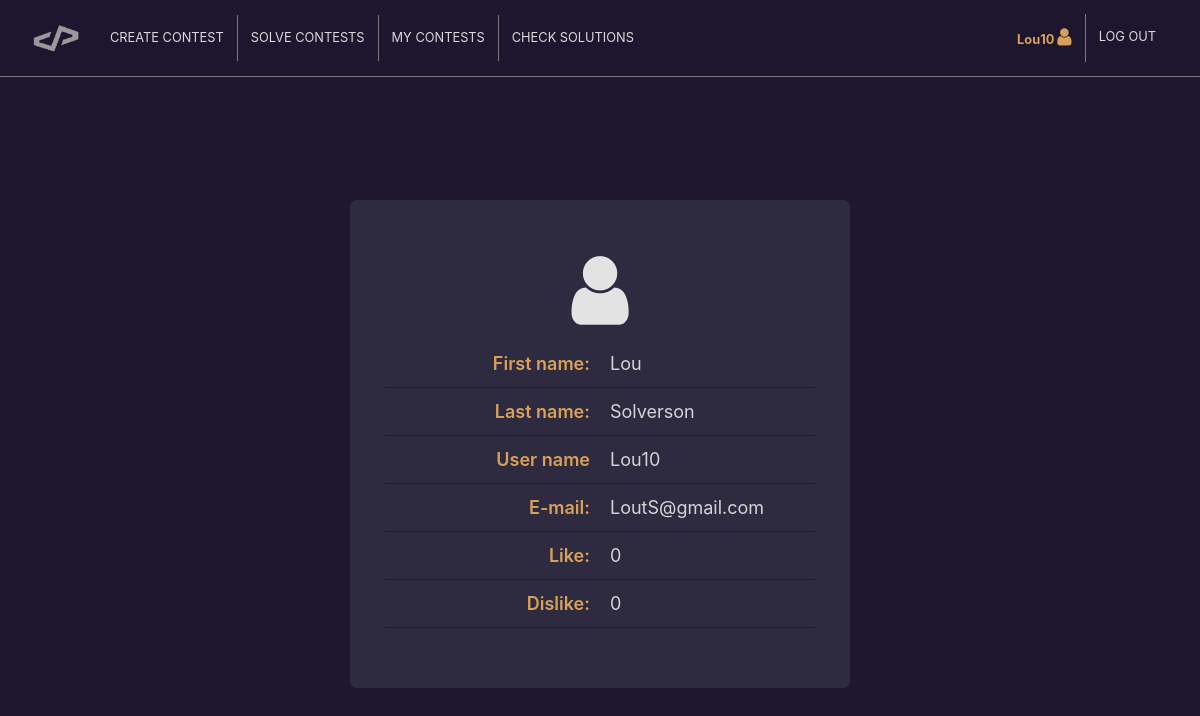
The page /user_profile.php (signed in) on the database as committed earlier.
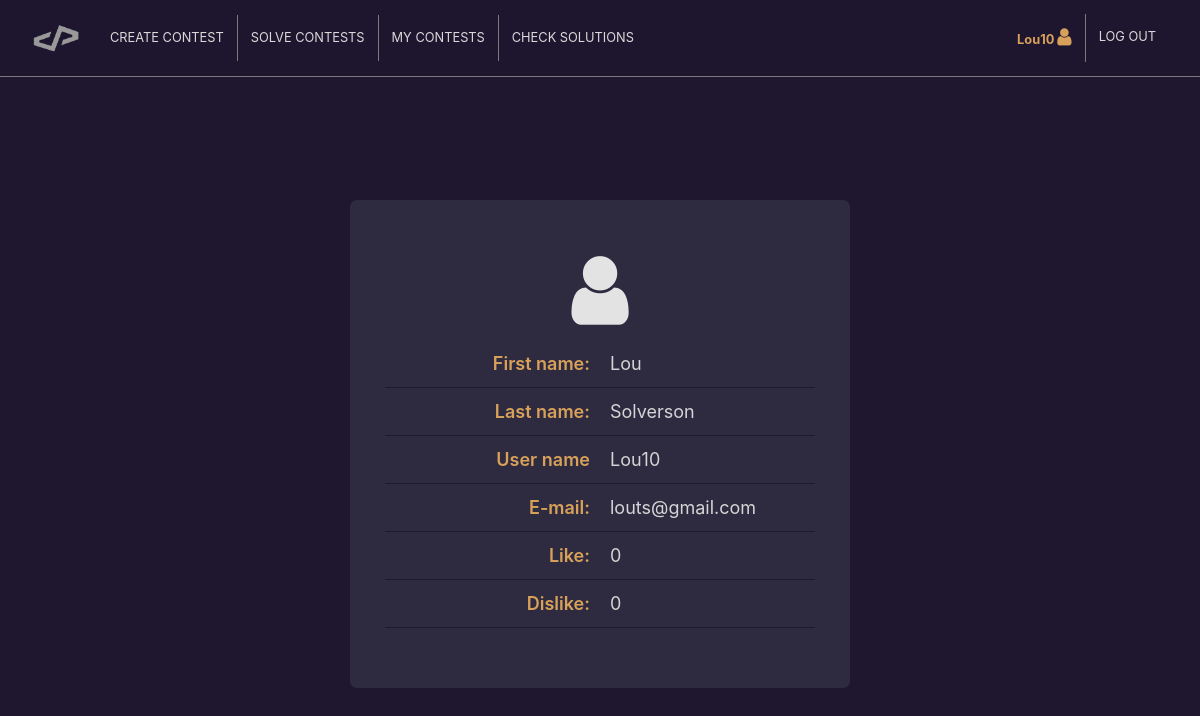
The same page on the database as committed later.
### tables this page shows
CREATE TABLE IF NOT EXISTS `ratings` (
  `likes` int(9) NOT NULL,
  `dislikes` int(9) NOT NULL,
  `id_user` int(9) NOT NULL,
  PRIMARY KEY (`id_user`),
  KEY `id_user` (`id_user`)
);

CREATE TABLE IF NOT EXISTS `users` (
  `id_user` int(9) NOT NULL AUTO_INCREMENT,
  `username` varchar(30) NOT NULL,
  `password` varchar(40) NOT NULL,
  `firstname` varchar(30) NOT NULL,
  `lastname` varchar(30) NOT NULL,
  `email` varchar(30) NOT NULL,
  `verified` tinyint(1) NOT NULL,
  `token` varchar(40) NOT NULL,
  PRIMARY KEY (`id_user`)
);

### assets/php/user_profile_p.php (called while the page is built)
<?php
require_once "db_config.php";
$sql = "SELECT users.id_user, users.username, users.firstname, users.lastname, users.email, ratings.likes, ratings.dislikes FROM users
		JOIN ratings ON users.id_user = ratings.id_user
		WHERE users.id_user = {$_SESSION['id_user']}";
$result = mysqli_query($connection, $sql) or die(mysqli_error($connection));
$record = mysqli_fetch_array($result, MYSQLI_ASSOC);

### user_profile.php (the view, shortened to what this page needs)
<?php
require 'assets/php/user_profile_p.php';
?>
<!DOCTYPE html>
<html>
<head>
	<link rel="stylesheet" href="https://cdnjs.cloudflare.com/ajax/libs/twitter-bootstrap/4.4.1/css/bootstrap.min.css">
	<link rel="stylesheet" href="https://cdnjs.cloudflare.com/ajax/libs/font-awesome/4.7.0/css/font-awesome.min.css">
	<link rel="stylesheet" href="https://cdnjs.cloudflare.com/ajax/libs/material-design-icons/3.0.1/iconfont/material-icons.min.css">
	<link rel="stylesheet" href="assets/css/Login-Form-Dark.css">
	<link rel="stylesheet" href="assets/css/profile.css">
	<link rel="stylesheet" href="assets/css/styles.css">
</head>
<body>
	<nav class="navbar navbar-light navbar-expand-md fixed-top">
		<div class="container-fluid">
			<a class="navbar-brand" data-toggle="tooltip" data-bs-tooltip="" href="index.php" title="Home">
				<div></div>
			</a>
			<div class="collapse navbar-collapse" id="navcol-1">
				<ul class="nav navbar-nav flex-grow-1 justify-content-start">
					<li class="nav-item" role="presentation"><a class="nav-link" href="create_contest.php">CREATE CONTEST</a></li>
					<li class="nav-item" role="presentation"><a class="nav-link" href="solve_contests.php">SOLVE CONTESTS</a></li>
					<li class="nav-item" role="presentation"><a class="nav-link" href="my_contests.php">MY CONTESTS</a></li>
					<li class="nav-item no-right-border" role="presentation"><a class="nav-link" href="check_solutions.php">CHECK SOLUTIONS</a></li>
				</ul>
				<ul class="nav navbar-nav flex-grow-1 justify-content-end">
					<li class="nav-item" role="presentation">
						<a class="nav-link active">
							<span id="user-name"><?php echo $_SESSION['username']; ?></span>
							<i class="fa fa-user user-profile"></i>
						</a>
					</li>
					<li class="nav-item no-right-border" role="presentation">
						<a class="nav-link" href="log_in.php?logout=1">LOG OUT</a>
					</li>
				</ul>
			</div>
		</div>
	</nav>
	<div class="container d-flex flex-column container-small">
		<div class="profile-data">
			<div class="row">
				<div class="col profile-pic"><i class="fa fa-user profile-icon"></i></div>
			</div>
			<div class="row user-data">
				<div class="col user-keys">
					<p>First name:</p>
				</div>
				<div class="col user-values">
					<p id="user-first-name"><?php echo $record['firstname']; ?></p>
				</div>
			</div>
			<div class="row user-data">
				<div class="col user-keys">
					<p>Last name:</p>
				</div>
				<div class="col user-values">
					<p id="user-last-name"><?php echo $record['lastname']; ?></p>
				</div>
			</div>
			<div class="row user-data">
				<div class="col user-keys">
					<p>User name</p>
				</div>
				<div class="col user-values">
					<p id="user-name"><?php echo $record['username']; ?></p>
				</div>
			</div>
			<div class="row user-data">
				<div class="col user-keys">
					<p>E-mail:</p>
				</div>
				<div class="col user-values">
					<p id="user-email"><?php echo $record['email']; ?></p>
				</div>
			</div>
			<div class="row user-data">
				<div class="col user-keys">
					<p>Like:</p>
				</div>
				<div class="col user-values">
					<p id="user-like"><?php echo $record['likes']; ?></p>
				</div>
			</div>
			<div class="row user-data">
				<div class="col user-keys">
					<p>Dislike:</p>
				</div>
				<div class="col user-values">
					<p id="user-dislike"><?php echo $record['dislikes']; ?></p>
				</div>
			</div>
		</div>
	</div>
</body>
</html>

Rows that differ between the two databases and show on the page:
changed through a linked row, ratings "Lou": id_user.email "LoutS@gmail.com" → "louts@gmail.com"
